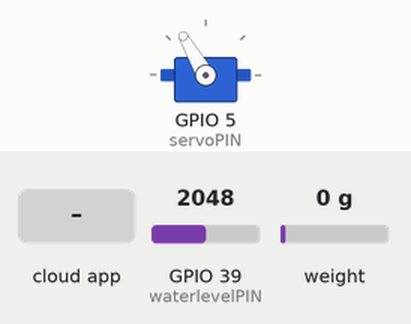
Simulated run of this sketch. Board: ESP32. Parts: servo. Inputs (shaded band) come from the test bench; at power-on: GPIO 39 (waterlevelPIN) = 2048, weight on the scale 0 g. WiFi joins after 1.5 s; servers stay silent unless stated; uploads are accepted with an empty reply; the Firebase database answers and starts empty; what the sketch prints to the serial monitor is not drawn.

Above: at 3.7 s.
3.8 s: the phone or cloud app sets servoStatus to 1
At 5.4 s:
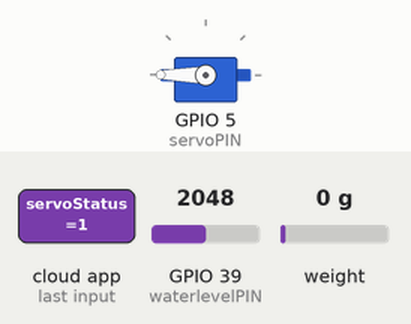
Timing chart, 0 to 7.6 s (numbered marks = the images above; inputs shaded):
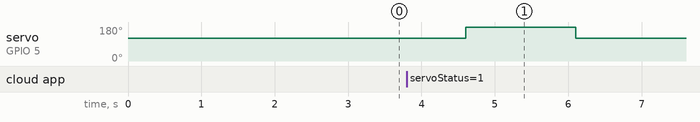

Measured:
- after the input at 3.8 s, servo on GPIO 5 (servoPIN): 120° → 180° after 0.81 s, → 120° 1.5 s later

The sketch:

NodePlatform.ino
```cpp
#include <WiFi.h>
#include <Firebase_ESP_Client.h>
#include "addons/TokenHelper.h"
#include "addons/RTDBHelper.h"
#include <ESP32Servo.h>
#include <HTTPClient.h>
#include "DHT.h"
#include "HX711.h"

#define WIFI_SSID "Sake"
#define WIFI_PASSWORD "987123654"
#define API_KEY "API_KEY"
#define DATABASE_URL "https://fishtank-2b906-default-rtdb.asia-southeast1.firebasedatabase.app/"

#define waterlevelPIN 39
#define LOADCELL_DOUT_PIN 16
#define LOADCELL_SCK_PIN 4
#define servoPIN 5

HX711 scale;

Servo myServo;

HardwareSerial Receiver(2);

// Google Apps Script Web App URL
const char* serverName = "https://script.google.com/macros/s/AKfycbwXlh6Oyzqz1bRrKV5vmMB_5pXSjAePjEevJog3kmg2wi0bGDAzjMxVpzZPW9dzeSDV/exec";

FirebaseData fbdo;
FirebaseAuth auth;
FirebaseConfig config;

bool signupOK = false;
bool waterLevelData = false;
float phData = 0;
float tempData = 0;
float weightData = 0;
bool servoStatus = false;

bool finishedServo = false;

void setup() {
  Serial.begin(115200);
  WiFi.begin(WIFI_SSID, WIFI_PASSWORD);
  Serial.print("Connecting to Wi-Fi");
  while (WiFi.status() != WL_CONNECTED) {
    Serial.print(".");
    delay(300);
  }
  Serial.println();
  Serial.print("Connected with IP:");
  Serial.println(WiFi.localIP());

  config.api_key = API_KEY;
  config.database_url = DATABASE_URL;

  if (Firebase.signUp(&config, &auth, "", "")) {
    Serial.println("signUp OK");
    signupOK = true;
  } else {
    Serial.println(config.signer.signupError.message.c_str());
  }

  config.token_status_callback = tokenStatusCallback;
  Firebase.begin(&config, &auth);
  Firebase.reconnectWiFi(true);

  Receiver.begin(115200, SERIAL_8N1, 27, 12);
  scale.begin(LOADCELL_DOUT_PIN, LOADCELL_SCK_PIN);
  scale.set_scale(724.394841);
  scale.tare();

  myServo.attach(servoPIN);
  myServo.write(120);
}

void loop() {
  if (Firebase.ready() && signupOK) { // & (millis() - sendDataPrevMills > 1000 || sendDataPrevMills == 0)
    if (Firebase.RTDB.getBool(&fbdo, "Sensor/servoStatus")) {
      if (fbdo.dataType() == "boolean") {
        servoStatus = fbdo.boolData();
        Serial.print("Servo : ");
        Serial.println(servoStatus);
        if (servoStatus) {
          if (!finishedServo)
          {
            myServo.write(180);
            delay(1500);
            myServo.write(120);
            finishedServo = true;
          }
        }
        else finishedServo = false;
      }
    } else {
      Serial.println("Failed to read servo status: " + fbdo.errorReason());
    }

    String text = "";
    bool start = false;
    while (Receiver.available()) {
        char RxdChar = Receiver.read();
        if (RxdChar == 'd') {
          text = "";
          start = true;
        }
        else if (RxdChar == 't' && start) {
          phData = text.toFloat();
          text = "";
        }
        else if (RxdChar == '\n' && start) {
          tempData = text.toFloat();
          start = false;
          while(Receiver.available()) Receiver.read();
          break;
        }
        else text += RxdChar;
    }
    waterLevelData = (analogRead(waterlevelPIN) > 100) ? true : false;
    if (scale.is_ready()) weightData = scale.get_units(10);

    if (Firebase.RTDB.setBool(&fbdo, "Sensor/waterLevelData", waterLevelData)) {
      Serial.print(waterLevelData);
      Serial.print(" - successfully saved to: " + fbdo.dataPath());
      Serial.println("(" + fbdo.dataType() + ")");
    } else {
      Serial.println("FAILED: " + fbdo.errorReason());
    }
    if (Firebase.RTDB.setFloat(&fbdo, "Sensor/phData", phData)) {
      Serial.print(phData);
      Serial.print(" - successfully saved to: " + fbdo.dataPath());
      Serial.println("(" + fbdo.dataType() + ")");
    } else {
      Serial.println("FAILED: " + fbdo.errorReason());
    }
    if (Firebase.RTDB.setFloat(&fbdo, "Sensor/tempData", tempData)) {
      Serial.print(tempData);
      Serial.print(" - successfully saved to: " + fbdo.dataPath());
      Serial.println("(" + fbdo.dataType() + ")");
    } else {
      Serial.println("FAILED: " + fbdo.errorReason());
    }
    if (Firebase.RTDB.setFloat(&fbdo, "Sensor/weightData", weightData)) {
      Serial.print(weightData);
      Serial.print(" - successfully saved to: " + fbdo.dataPath());
      Serial.println("(" + fbdo.dataType() + ")");
    } else {
      Serial.println("FAILED: " + fbdo.errorReason());
    }

    if (WiFi.status() == WL_CONNECTED) {
      HTTPClient http;
      http.begin(serverName);
      http.addHeader("Content-Type", "application/json");
      String jsonData = "{\"method\":\"append\", \"phData\":" + String(phData) +
                        ", \"tempData\":" + String(tempData) +
                        ", \"weightData\":" + String(weightData) +
                        ", \"waterLevelData\":" + (waterLevelData ? "true" : "false") +
                        ", \"servoStatus\":" + "true" +
                        "}";
      int httpResponseCode = http.POST(jsonData);
      if (httpResponseCode > 0) {
        Serial.println("Data sent to Google Sheets successfully.");
        // Serial.println(http.getString());
      } else {
        Serial.println("Error sending data to Google Sheets: " + String(httpResponseCode));
      }
      http.end();
    } else {
      Serial.println("WiFi Disconnected");
    }
  }
}
```
